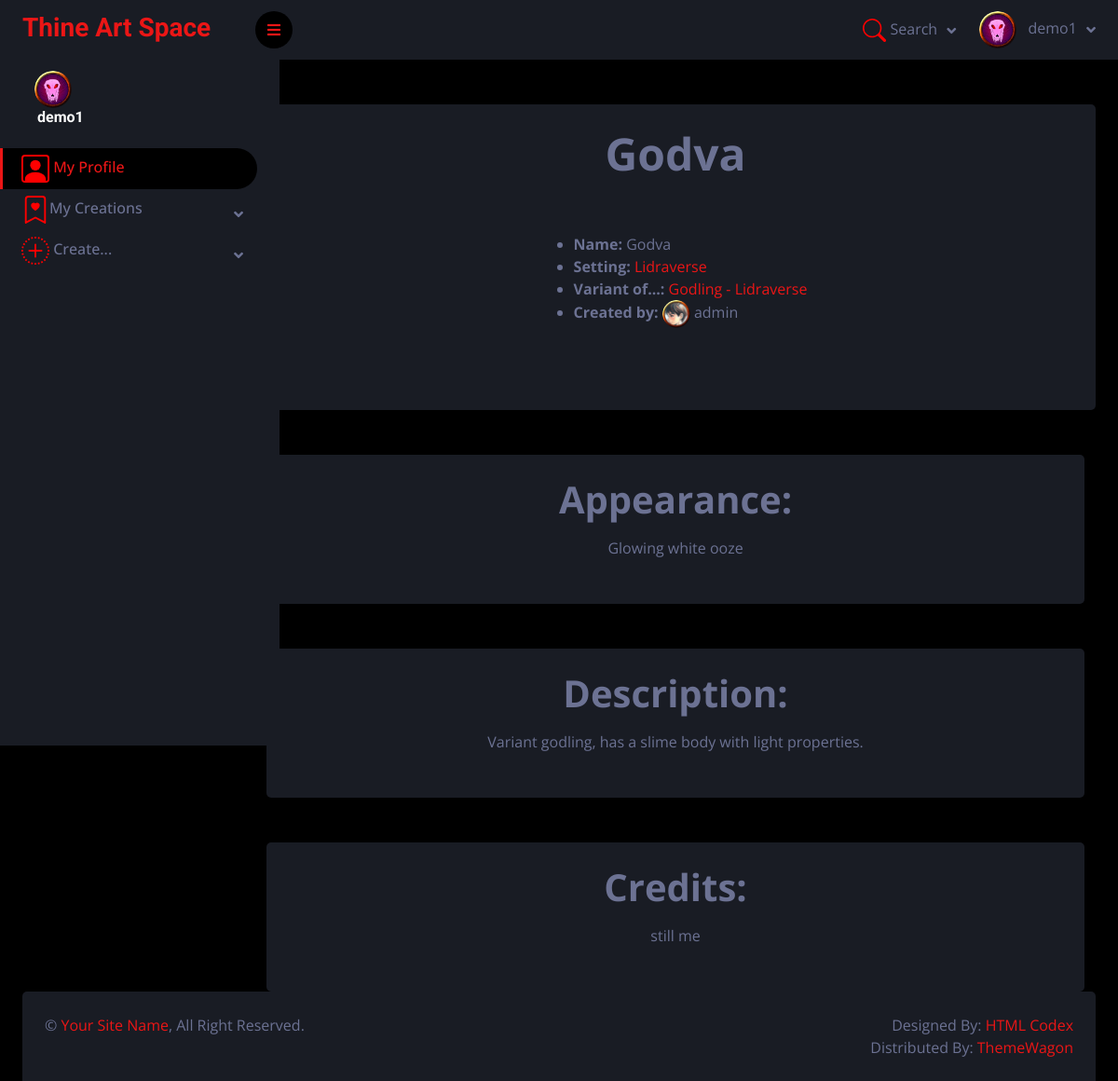
/ThineArtSpace/species/2 (signed in), run on the app's committed database.
### ThineArtSpace/models.py (models this page shows, shortened)
class Profile(models.Model):
    user = models.OneToOneField(User, on_delete=models.CASCADE)
    photo = models.ImageField(default="profile-pics/default.png", upload_to="profile-pics/")
    class Meta:
        verbose_name="Profile"
        verbose_name_plural="Profiles"

class Species(models.Model):
    name=models.CharField(verbose_name="Name", max_length=200)
    appearance = models.TextField(verbose_name="Appearance")
    description = models.TextField(verbose_name="Description")
    setting=models.ForeignKey(to=Setting, on_delete=models.SET_NULL, null=True, blank=True, related_name="setting_species")
    TAG_CHOICES = [
        ('canon', 'Canon'),
        ('fanon', 'Fanon'),
    ]
    setting_relation_tag = models.CharField(max_length=5, choices=TAG_CHOICES, default='fanon')
    created_by = models.ForeignKey(to=User, on_delete=models.SET_NULL, blank=True, null=True, related_name="creator_species")
    parent_species = models.ForeignKey(to='self', on_delete=models.SET_NULL, null=True, blank=True, related_name="sub_species")
    variant_of_species = models.ForeignKey(to='self', on_delete=models.SET_NULL, null=True, blank=True, related_name="variants")
    image = models.ImageField(verbose_name="Image", upload_to='species', null=True, blank=True)
    spec_credit = models.TextField(verbose_name="Credit", null=True, blank=True)
    def __str__(self):
        if self.setting != 'null' and self.setting!= 'none' and self.setting!='blank':
            return f'{self.name} - {self.setting.name}'
        else:
            return f'{self.name}'
    class Meta:
        verbose_name="Species"
        verbose_name_plural = "Species"

class Setting(models.Model):
    name=models.CharField(verbose_name="Name", max_length=200)
    created_by = models.ForeignKey(to=User, on_delete=models.SET_NULL, null=True, blank=True, related_name="creator_settings")
    description=models.TextField(verbose_name="Description")
    parent_setting=models.ForeignKey(to='self', on_delete=models.SET_NULL, null=True, blank=True, related_name="sub_settings")
    variant_of_setting = models.ForeignKey(to='self', on_delete=models.SET_NULL, null=True, blank=True, related_name="variants")
    sett_credit = models.TextField(verbose_name="Credit", null=True, blank=True)
    class Meta:
        constraints=[
            models.UniqueConstraint(fields=['name'], name='unique_setting_name')
        ]
        verbose_name="Setting"
        verbose_name_plural="Settings"
    def __str__(self):
        return f"{self.name}"

### ThineArtSpace/views.py (the view)
# urls.py: path('species/<int:pk>', SpeciesDetailView.as_view(), name='species'),
class SpeciesDetailView(generic.DetailView):
    model = Species
    template_name = "species.html"
    context_object_name = "species"

### ThineArtSpace/templates/species.html (shortened to what this page needs)
{% extends "base.html" %}
{% block "content" %}
<div class="display-5 pb-5">{{ species.name }}</div>
<ul class="pt-2">
    <li><strong>Name: </strong>{{ species.name }}</li>
    <li><strong>Setting: </strong><a href="{% url 'setting' species.setting.pk %}">{{ species.setting }}</a></li>
    {% if species.variant_of_species %}
    <li><strong>Variant of...: </strong><a href="{% url 'species' species.variant_of_species.pk %}">{{ species.variant_of_species }}</a></li>
    {% endif %}
    <li>
        <strong>Created by:</strong>
        <img class="rounded-circle account-img" style="width: 30px" src="{{ species.created_by.profile.photo.url }}" alt="">
         {{ species.created_by }}
    </li>
</ul>
<br>
{% endblock %}
{% block "content2" %}
<div class="container-fluid pt-4 px-4">
                <div class="row g-4">
                    <div class="col-sm-12">
                        <div class="bg-secondary rounded p-4">
                            <div class="d-flex flex-column align-items-center justify-content-between mb-4">
                                <div class="display-6 pb-3">Appearance:</div>
                                {{ species.appearance }}
                            </div>
                        </div>
                    </div>
                </div>
</div>
{% endblock %}
{% block "content3" %}
<div class="container-fluid pt-4 px-4">
                <div class="row g-4">
                    <div class="col-sm-12">
                        <div class="bg-secondary rounded p-4">
                            <div class="d-flex flex-column align-items-center justify-content-between mb-4">
                                <div class="display-6 pb-3">Description:</div>
                                {{ species.description }}
                            </div>
                        </div>
                    </div>
                </div>
</div>
{% endblock %}
{% block "content4" %}
<div class="container-fluid pt-4 px-4">
                <div class="row g-4">
                    <div class="col-sm-12">
                        <div class="bg-secondary rounded p-4">
                            <div class="d-flex flex-column align-items-center justify-content-between mb-4">
                                <div class="display-6 pb-3">Credits:</div>
                                {{ species.spec_credit }}
                            </div>
                        </div>
                    </div>
                </div>
</div>
{% endblock %}

### ThineArtSpace/templates/base.html (shortened to what this page needs)
<!DOCTYPE html>
<html lang="en">
{% load static %}
<head>
    <link href="https://cdnjs.cloudflare.com/ajax/libs/font-awesome/5.10.0/css/all.min.css" rel="stylesheet">
    <link href="https://cdn.jsdelivr.net/npm/bootstrap-icons@1.4.1/font/bootstrap-icons.css" rel="stylesheet">
    <link href="{% static '/css/owl.carousel.min.css' %}" rel="stylesheet">
    <link href="{% static '/css/tempusdominus-bootstrap-4.min.css' %}" rel="stylesheet" />
    <link href="{% static '/css/bootstrap.min.css' %}" rel="stylesheet">
    <link href="{% static '/css/style.css' %}" rel="stylesheet">
</head>
<body class="body-for-sticky">
{% if user.is_authenticated %}
        <div class="sidebar pe-4 pb-3">
            <nav class="navbar bg-secondary navbar-dark">
                <a href="{% url 'index' %}" class="navbar-brand mx-4 mb-3">
                    <h3 class="text-primary">Thine Art Space</h3>
                </a>
                <div class="d-flex align-items-center ms-4 mb-4">
                    <div class="position-relative">
                        <img class="rounded-circle" src="{{ user.profile.photo.url }}" alt="" style="width: 40px; height: 40px;">
                    </div>
                    <div class="ms-3">
                        <h6 class="mb-0">{{ user.get_username }}</h6>
                    </div>
                </div>
                <div class="navbar-nav w-100">
                    <a href="{% url 'profile' %}" class="nav-item nav-link active">
                        My Profile</a>
                    <div class="nav-item dropdown">
                        <a href="" class="nav-link dropdown-toggle" data-bs-toggle="dropdown">
                            My Creations</a>
                    </div>
                    <div class="nav-item dropdown">
                        <a href="#" class="nav-link dropdown-toggle" data-bs-toggle="dropdown">
                            Create...</a>
                    </div>
                </div>
            </nav>
        </div>
        {% endif %}
        <div class="content">
            <nav class="navbar navbar-expand bg-secondary navbar-dark sticky-top px-4 py-0">
                <a href="#" class="sidebar-toggler flex-shrink-0">
                    <i class="fa fa-bars"></i>
                </a>
                <div class="navbar-nav align-items-center ms-auto">
                    <div class="nav-item dropdown">
                        <a href="#" class="nav-link dropdown-toggle" data-bs-toggle="dropdown">
                            <svg xmlns="http://www.w3.org/2000/svg" width="25" height="25" fill="red"
                                 class="bi bi-search" viewBox="0 0 16 16">
                                <path d="M11.742 10.344a6.5 6.5 0 1 0-1.397 1.398h-.001q.044.06.098.115l3.85 3.85a1 1 0 0 0 1.415-1.414l-3.85-3.85a1 1 0 0 0-.115-.1zM12 6.5a5.5 5.5 0 1 1-11 0 5.5 5.5 0 0 1 11 0"/>
                            </svg>
                            <span class="d-none d-lg-inline-flex">Search</span>
                        </a>
                    </div>
                    {% if user.is_authenticated %}
                    <div class="nav-item dropdown">
                        <a href="" class="nav-link dropdown-toggle" data-bs-toggle="dropdown">
                            <img class="rounded-circle me-lg-2" src="{{ user.profile.photo.url }}" alt="" style="width: 40px; height: 40px;">
                            <span class="d-lg-inline-flex">{{ user.get_username }}</span>
                        </a>
                    </div>
                    {% endif %}
                </div>
            </nav>
            <div class="container-fluid pt-4 px-4">
                <div class="row g-4">
                    <div class="col-sm-12">
                        <div class="bg-secondary rounded p-4">
                            <div class="d-flex flex-column align-items-center justify-content-between mb-4">
                                {% block "content" %}{% endblock %}
                            </div>
                        </div>
                    </div>
                    {% block "content2" %} {% endblock %}
                    {% block "content3" %} {% endblock %}
                    {% block "content4" %} {% endblock %}
            </div>
    </div>
<div class="footer sticky-footer container-fluid pt-4 px-4">
                <div class="bg-secondary rounded-top p-4">
                    <div class="row">
                        <div class="col-12 col-sm-6 text-center text-sm-start">
                            &copy; <a href="#">Your Site Name</a>, All Right Reserved.
                        </div>
                        <div class="col-12 col-sm-6 text-center text-sm-end">
                            Designed By: <a href="https://htmlcodex.com">HTML Codex</a>
                            <br>Distributed By: <a href="https://themewagon.com" target="_blank">ThemeWagon</a>
                        </div>
                    </div>
                </div>
            </div>
        </div>
</body>
</html>

### ThineArtSpace/static/css/style.css (style rules this page uses)
:root { --primary: #EB1616; --secondary: #191C24; --light: #6C7293; --dark: #000000; }
.sidebar { position: fixed; top: 0; left: 0; bottom: 0; width: 300px; height: 100vh; overflow-y: auto; background: var(--secondary); transition: 0.5s; z-index: 999; }
.content { margin-left: 250px; min-height: 100vh; background: var(--dark); transition: 0.5s; }
@media (min-width: 992px) { .sidebar { margin-left: 0; } }
@media (min-width: 992px) { .content { width: calc(100% - 250px); } }
.flex-column { display: flex; flex-direction: column; }
.sidebar .navbar .navbar-nav .nav-link { padding: 7px 20px; color: var(--light); font-weight: 500; border-left: 3px solid var(--secondary); border-radius: 0 30px 30px 0; outline: none; }
.sidebar .navbar .navbar-nav .nav-link:hover, .sidebar .navbar .navbar-nav .nav-link.active { color: var(--primary); background: var(--dark); border-color: var(--primary); }
.sidebar .navbar .dropdown-toggle::after { position: absolute; top: 15px; right: 15px; border: none; content: "\f107"; font-family: "Font Awesome 5 Free"; font-weight: 900; transition: .5s; }
.content .navbar .navbar-nav .nav-link { margin-left: 25px; padding: 12px 0; color: var(--light); outline: none; }
.content .navbar .sidebar-toggler, .content .navbar .navbar-nav .nav-link i { width: 40px; height: 40px; display: inline-flex; align-items: center; justify-content: center; background: var(--dark); border-radius: 40px; }
.content .navbar .dropdown-toggle::after { margin-left: 6px; vertical-align: middle; border: none; content: "\f107"; font-family: "Font Awesome 5 Free"; font-weight: 900; transition: .5s; }
html { height: 100%; box-sizing: border-box; }
*, *:before, *:after { box-sizing: inherit; }
.body-for-sticky { position: relative; min-height: 100%; padding-bottom: 6rem; }
.sticky-footer { position: absolute; bottom: 0; }

### ThineArtSpace/templates/base.html (style rules this page uses)
.footer { left: 0; bottom: 0; width: 100%; }

### data on the page
Species: name "Godva", setting "Lidraverse", variant_of_species "Godling - Lidraverse", created_by.profile.photo (picture), created_by "admin", appearance "Glowing white ooze", description "Variant godling, has a slime body with light properties.", spec_credit "still me"

### other printed values
{{ user.get_username }} "demo1"
